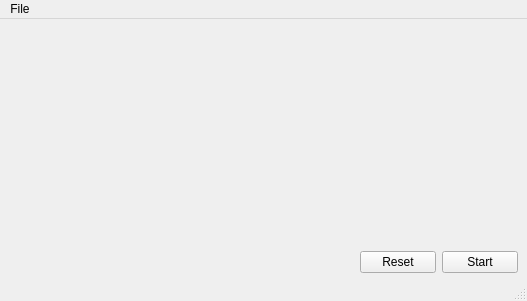
<?xml version="1.0" encoding="UTF-8"?>
<ui version="4.0">
 <class>eyemaster</class>
 <widget class="QMainWindow" name="eyemaster">
  <property name="geometry">
   <rect>
    <x>0</x>
    <y>0</y>
    <width>527</width>
    <height>301</height>
   </rect>
  </property>
  <property name="windowTitle">
   <string>MainWindow</string>
  </property>
  <widget class="QWidget" name="centralwidget">
   <widget class="QWidget" name="">
    <property name="geometry">
     <rect>
      <x>360</x>
      <y>230</y>
      <width>158</width>
      <height>26</height>
     </rect>
    </property>
    <layout class="QHBoxLayout" name="horizontalLayout">
     <item>
      <widget class="QPushButton" name="eyemaster_reset_button">
       <property name="text">
        <string>Reset</string>
       </property>
      </widget>
     </item>
     <item>
      <widget class="QPushButton" name="eyemaster_start_button">
       <property name="text">
        <string>Start</string>
       </property>
      </widget>
     </item>
    </layout>
   </widget>
  </widget>
  <widget class="QMenuBar" name="menubar">
   <property name="geometry">
    <rect>
     <x>0</x>
     <y>0</y>
     <width>527</width>
     <height>22</height>
    </rect>
   </property>
   <widget class="QMenu" name="menu">
    <property name="title">
     <string>File</string>
    </property>
    <addaction name="actionSave"/>
   </widget>
   <addaction name="menu"/>
  </widget>
  <widget class="QStatusBar" name="statusbar"/>
  <action name="actionSave">
   <property name="text">
    <string>Save</string>
   </property>
  </action>
 </widget>
 <resources/>
 <connections/>
</ui>
